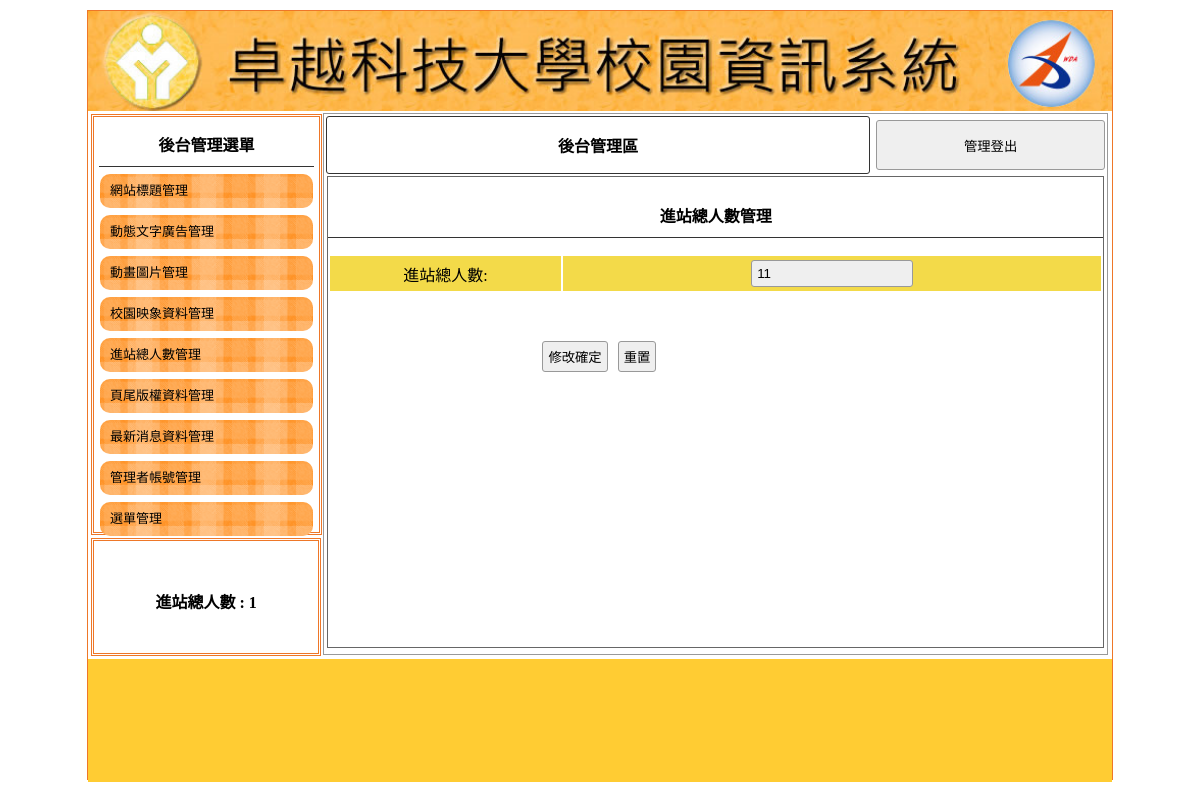
The page /admin.php?do=total on the database its author committed.
### tables this page shows
CREATE TABLE `title` (
  `id` int(11) NOT NULL,
  `text` text NOT NULL,
  `img` text NOT NULL,
  `sh` int(1) NOT NULL DEFAULT 0
);

CREATE TABLE `total` (
  `id` int(11) NOT NULL,
  `total` int(11) NOT NULL
);

### api/db.php (called while the page is built, shortened)
<?php
class db{
    protected $table;
    protected   $pdo;
    protected   $dsn="mysql:host=localhost;charset=utf8;dbname=db03_z01l2;";
    public function __construct($table) {
        $this->table = $table;
        $this->pdo=new pdo($this->dsn,'root','');
    }
    function fetchAll($sql){
        return $this->pdo->query($sql)->fetchAll(PDO::FETCH_ASSOC);
    }
    function fetchOne($sql){
        return $this->pdo->query($sql)->fetch(PDO::FETCH_ASSOC);
    }
    function a2s($array){
        $tmp=[];
        foreach ($array as $key => $val) {
            $tmp[]="`$key`='$val'";
        }
        return $tmp;
    }
    function all(...$array){
        $sql = " SELECT * FROM $this->table ";
        return $this->fetchAll($sql);
    }
    function find($id){
        $sql = " SELECT * FROM $this->table ";
        if(is_array($id)){
            $where= $this->a2s($id);
            $sql .= " where ".join(" && ",$where);
        }else{
            $sql .= " where `id`='$id' ";
        }
        return $this->fetchOne($sql);
    }
}
$Total=new db("total");
$Title=new db("title");
if(!isset($_SESSION['total'])){
        $chk=$Total->find(1);
}

### admin.php (the view, shortened to what this page needs)
<?php
include_once "./api/db.php";
?>
<!DOCTYPE html>
<html lang="en">
<head>
    <link href="./css/css.css" rel="stylesheet" type="text/css">
</head>
<body>
    <div id="main">
        <a title="" href="index.php">
            <div class="ti" style="background:url('./upload/<?=$Title->find(['sh'=>1])['img'];?>'); background-size:cover;"></div>
        </a>
        <div id="ms">
            <div id="lf" style="float:left;">
                <div id="menuput" class="dbor">
                    <span class="t botli">後台管理選單</span>
                    <a style="color:#000; font-size:13px; text-decoration:none;" href="?do=title">
                        <div class="mainmu">
                            網站標題管理 </div>
                    </a>
                    <a style="color:#000; font-size:13px; text-decoration:none;" href="?do=ad">
                        <div class="mainmu">
                            動態文字廣告管理 </div>
                    </a>
                    <a style="color:#000; font-size:13px; text-decoration:none;" href="?do=mvim">
                        <div class="mainmu">
                            動畫圖片管理 </div>
                    </a>
                    <a style="color:#000; font-size:13px; text-decoration:none;" href="?do=image">
                        <div class="mainmu">
                            校園映象資料管理 </div>
                    </a>
                    <a style="color:#000; font-size:13px; text-decoration:none;" href="?do=total">
                        <div class="mainmu">
                            進站總人數管理 </div>
                    </a>
                    <a style="color:#000; font-size:13px; text-decoration:none;" href="?do=bottom">
                        <div class="mainmu">
                            頁尾版權資料管理 </div>
                    </a>
                    <a style="color:#000; font-size:13px; text-decoration:none;" href="?do=news">
                        <div class="mainmu">
                            最新消息資料管理 </div>
                    </a>
                    <a style="color:#000; font-size:13px; text-decoration:none;" href="?do=admin">
                        <div class="mainmu">
                            管理者帳號管理 </div>
                    </a>
                    <a style="color:#000; font-size:13px; text-decoration:none;" href="?do=menu">
                        <div class="mainmu">
                            選單管理 </div>
                    </a>
                </div>
                <div class="dbor" style="margin:3px; width:95%; height:20%; line-height:100px;">
                    <span class="t">進站總人數 :
                        1 </span>
                </div>
            </div>
            <div class="di"
                style="height:540px; border:#999 1px solid; width:76.5%; margin:2px 0px 0px 0px; float:left; position:relative; left:20px;">
                <table width="100%">
                    <tbody>
                        <tr>
                            <td style="width:70%;font-weight:800; border:#333 1px solid; border-radius:3px;"
                                class="cent"><a href="?do=admin" style="color:#000; text-decoration:none;">後台管理區</a>
                            </td>
                            <td><button onclick="location.href='./api/logout.php'"
                                    style="width:99%; margin-right:2px; height:50px;">管理登出</button></td>
                        </tr>
                    </tbody>
                </table>
	<?php
		$do=$_GET['do']??'admin';
		$file="./back/$do.php";
		if(file_exists($file)){
		include $file;
		}else{
		include "./back/admin.php";
		}
	?>
            </div>
        </div>
        <div
            style="width:1024px; left:0px; position:relative; background:#FC3; margin-top:4px; height:123px; display:block;">
            <span class="t" style="line-height:123px;"></span>
        </div>
    </div>
</body>
</html>

### back/total.php (shortened to what this page needs)
<div style="width:99%; height:87%; margin:auto; overflow:auto; border:#666 1px solid;">
    <p class="t cent botli">進站總人數管理</p>
    <form method="post" action="./api/edit_total.php">
        <table width="100%">
            <tbody>
                <?php
                $table=$_GET['do'];
                $db=ucfirst($table);
                $rows=$$db->all();
                foreach ($rows as $row) :
                ?>
                <tr class="yel">
                    <td width="30%">進站總人數:
                    </td>
                    <td>
                    <input type="text" name="text[]" value="<?=$row['total'];?>">
                    </td>
                </tr>
                <?php
                endforeach ;
                ?>
            </tbody>
        </table>
        <table style="margin-top:40px; width:70%;">
            <tbody>
                <tr>
                    <td class="cent">
                        <input type="submit" value="修改確定">
                        <input type="reset" value="重置">
                    </td>
                </tr>
            </tbody>
        </table>
    </form>
</div>

### css/css.css (style rules this page uses)
body { padding:0px; margin:0px; }
#main { width:1024px; height:768px; margin:10px auto 10px auto; border:#EE7728 1px solid; position:relative; }
.ti { width:100%; height:100px; position:relative; background-size:cover; background-repeat:no-repeat; }
.dbor { border:#EE7728 double 3px; margin:1px; padding:2px 10px 2px 10px; }
.t { font-weight:800; display:block; text-align:center; padding:10px 1px 10px 1px; }
.botli { border-bottom:#333 1px solid; }
.mainmu { position:relative; border-radius:10px; background:url(../icon/menu.fw.png) center no-repeat; background-size:cover; line-height:30px; padding:2px 10px 2px 10px; margin:7px 1px 7px 1px; }
#lf { height:540px; width:21%; display:inline-block; }
#menuput { width:100%; height:75%; position:relative; padding:5px; display:block; margin: 3px; }
.di { display:inline-block; }
.cent { text-align:center; }
input,button { border:#999 1px solid; border-radius:3px; background:#EFEFEF; padding:5px; margin:3px; }
input[type=text],input[type=password] { width:150px; }
.yel td { background:#F3DA49; text-align:center; }

### rows shown on the page
title: img (picture)
total: total "11"
